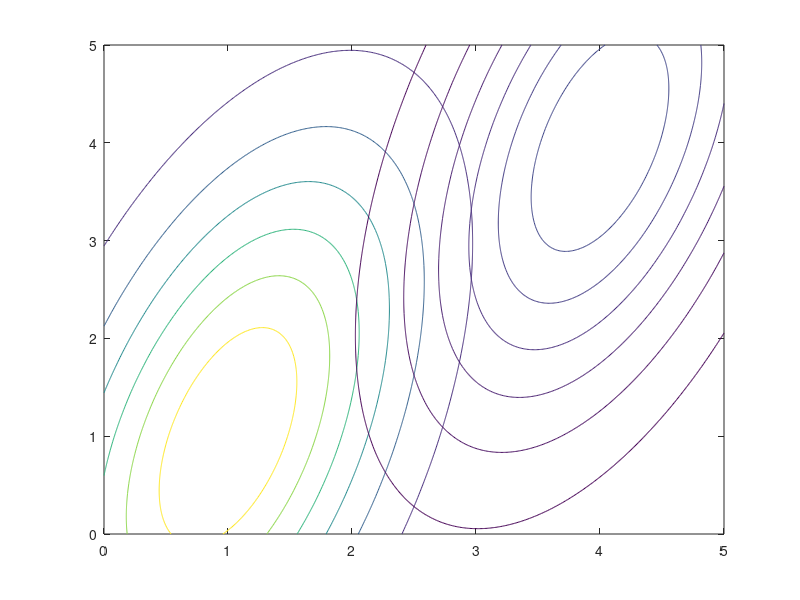

This figure's MATLAB source: (Note: this script raises an error after producing the figure.)
sigma = [1 1;1 4];
mu1 = [1 1];
mu2 = [4 4];
x1 = 0:0.01:5;
x2 = 0:0.01:5;
p1 = 0.8;
p2 = 0.2;
[X1,X2] = meshgrid(x1,x2);
F1 = mvnpdf([X1(:) X2(:)],mu1,sigma);
F1 = reshape(F1,length(x2),length(x1));
F2 = mvnpdf([X1(:) X2(:)],mu2,sigma);
F2 = reshape(F2,length(x2),length(x1));
F1 = F1 * p1;
F2 = F2 * p2;
%boundary = ((F1 * 0.8) > (F2 * 0.2));
boundary = F1 > F2;
contour(x1,x2,F1,6);
hold on;
contour(x1,x2,F2,6);
%contour(x1,x2,boundary);
contour(X1,X2, boundary,[1 0],'LineWidth', 2, 'Color', 'k');
hold off;